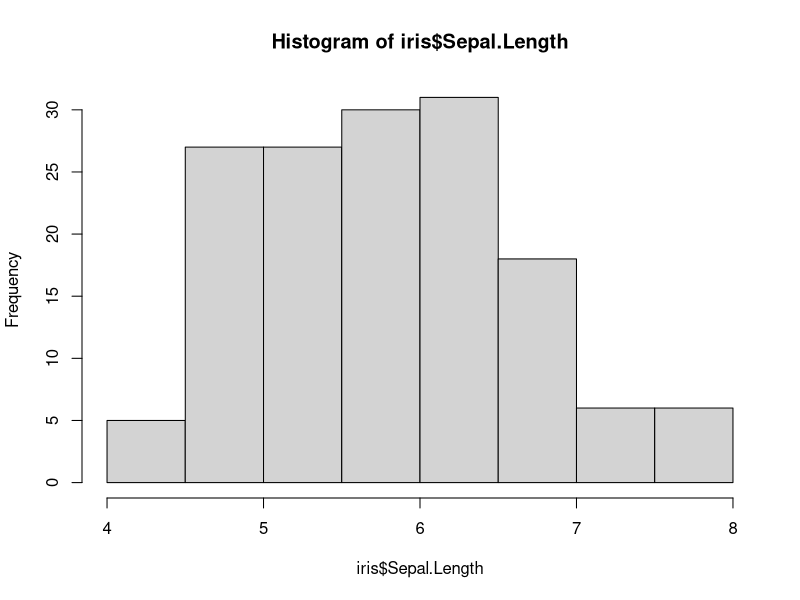
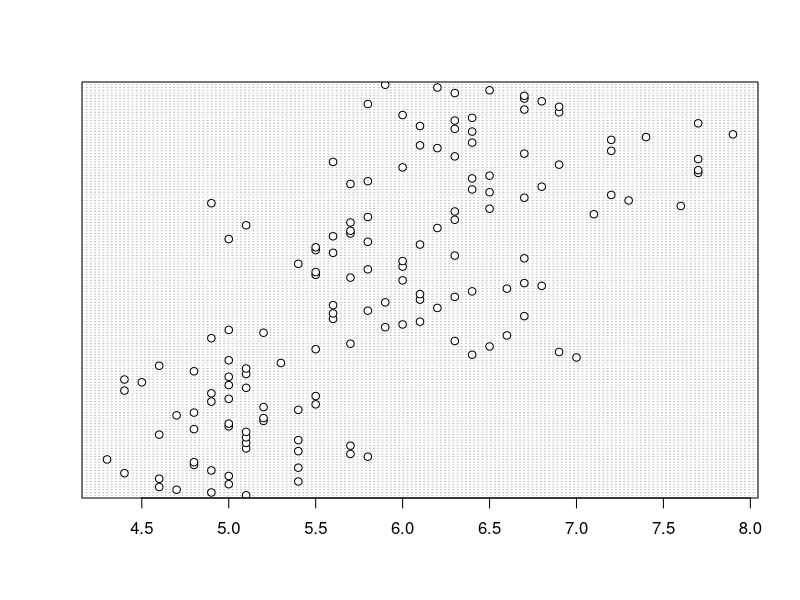
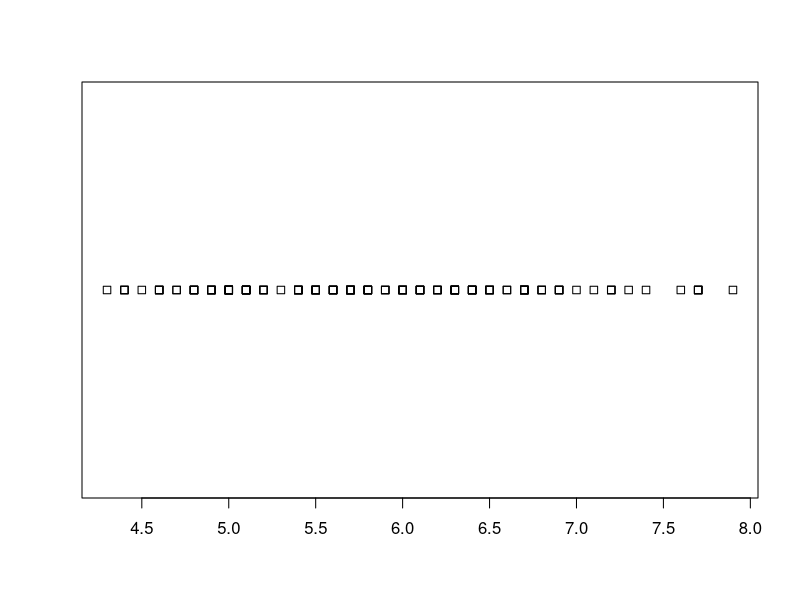
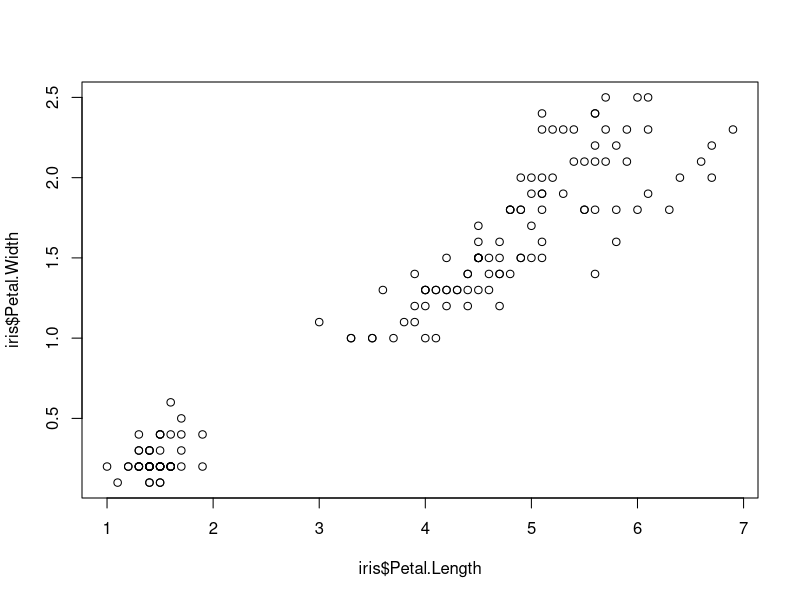
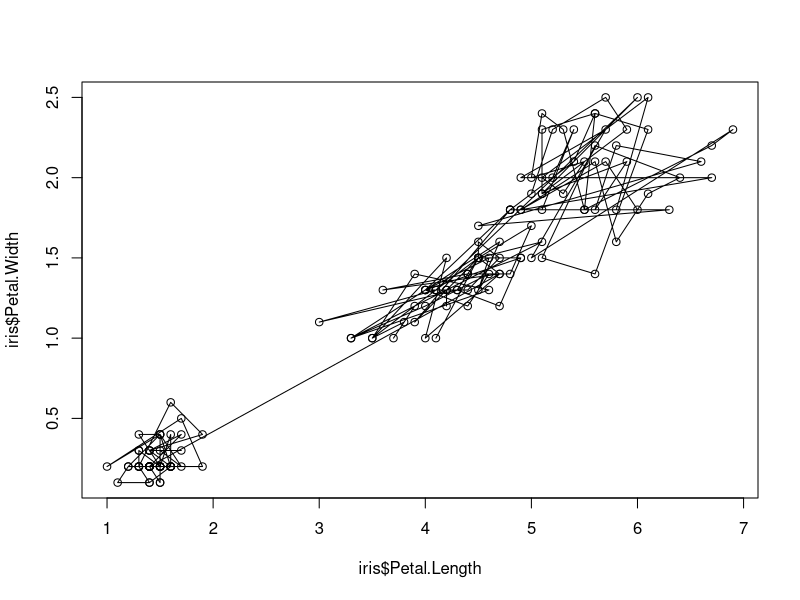
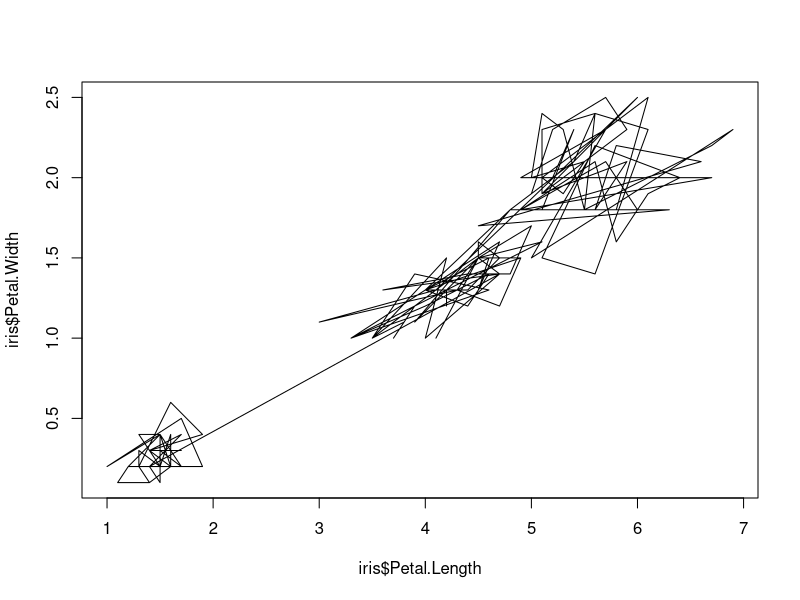
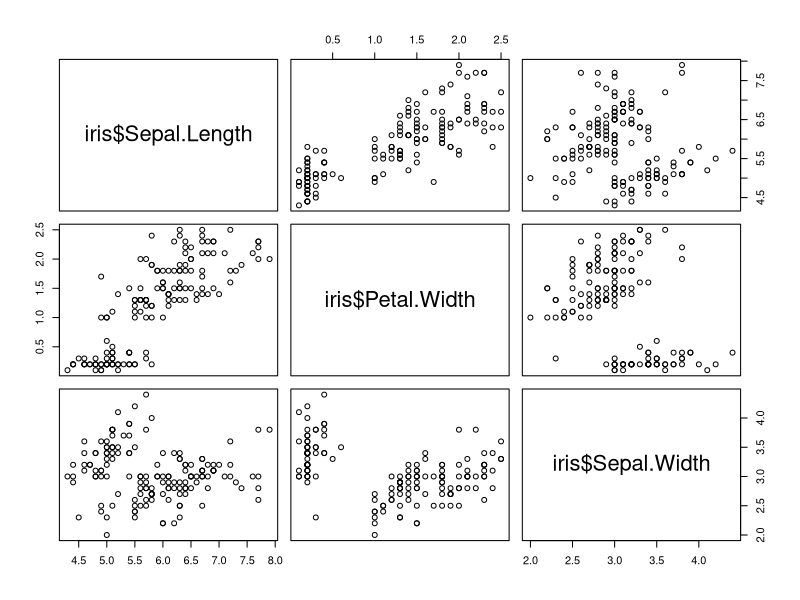
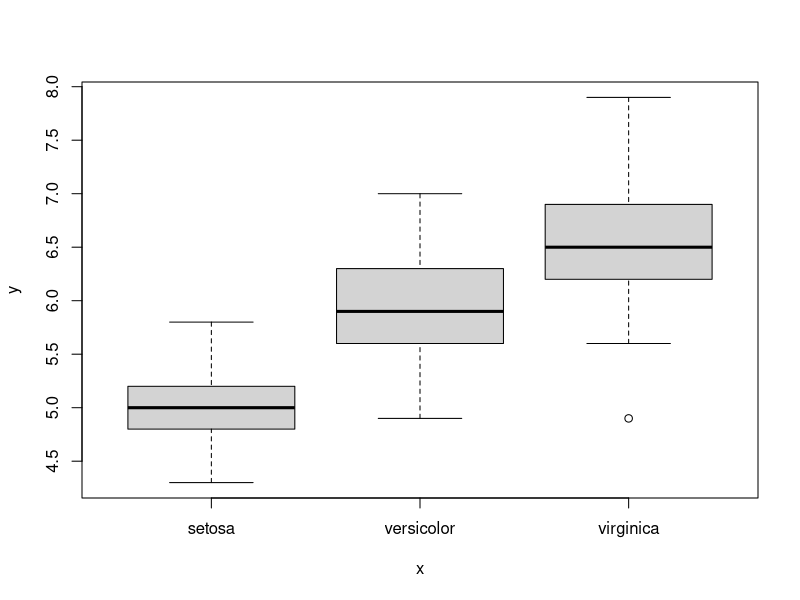

Recreate these plots in R, in order.


# Rstats Friday 1/2/2019 Visulisation in R (focus on ggplots) -- companion script (worked examples)
# Questions? erin.walsh@anu.edu.au


########################## General things

# First variable is X axis, second variable is Y axis
# Most plots can be built up in layers

########################## Exercise 01: Base R

# Load example dataset
  data("iris")
  
  # Check categorical varible is in correct format
  iris$Species<-as.factor(iris$Species)
  
  head(iris)

## Base plots
  
### Single variable
    hist(iris$Sepal.Length)
    
    dotchart(iris$Sepal.Length)
    
    stripchart(iris$Sepal.Length)
    
### Multi-variable
    plot(iris$Petal.Length, iris$Petal.Width)
    
    # Clear the plot:
    plot.new()
    # This does not work on its own: 
    lines(iris$Petal.Length, iris$Petal.Width)
    
    plot(iris$Petal.Length, iris$Petal.Width)
    lines(iris$Petal.Length, iris$Petal.Width)
    
    plot(iris$Petal.Length, iris$Petal.Width, type="l")
    
  # Pairs plot (multiple scatterplots)
    pairs(~iris$Sepal.Length + iris$Petal.Width + iris$Sepal.Width)
    
    plot(iris$Species, iris$Sepal.Length, type="b")
    plot(iris$Species, iris$Sepal.Length, type="b", notch=TRUE)
    
### Output of other functions or operations
  
  # Density plot (cousin of the histogram)
    sepal_density<-density(iris$Sepal.Length)
    plot(sepal_density)
  
  # Linear model diagnostics
    sepal_linear<-lm(iris$Sepal.Length ~iris$Petal.Width)
    plot(sepal_linear)  
    
  # Linear model output on points
    plot(iris$Sepal.Length ~iris$Petal.Width)
    abline(sepal_linear)

  # Bar plots
    sepal_table<-table(iris$Sepal.Length)
    barplot(sepal_table)
    barplot(sepal_table,horiz=TRUE)
  
  # Stacked bar plots  
    sepal_table_stacked<-table(iris$Species, iris$Sepal.Length)
    barplot(sepal_table_stacked)
    barplot(sepal_table_stacked, legend = names(table(iris$Species)))

  # Pie chart (Note: friends don't let friends use pie charts)
    petal_width_bins<-rep("Under 1", length(iris$Petal.Width))
    petal_width_bins[which(iris$Petal.Width>1)]<-"Over 1"
    petal_width_bins[which(iris$Petal.Width>2)]<-"Over 2"
    pie(table(petal_width_bins))

### Multiplots
    # First index is number of rows, second is number of columns. Default is 1,1...
    par(mfrow=c(1,1)) 
    hist(iris$Sepal.Length)
    
    par(mfrow=c(1,2)) 
    hist(iris$Sepal.Length)
    hist(iris$Sepal.Length)
    
    par(mfrow=c(2,1)) 
    hist(iris$Sepal.Length)
    hist(iris$Sepal.Length)
    
    par(mfrow=c(2,2)) 
    hist(iris$Sepal.Length)
    hist(iris$Sepal.Length)
    hist(iris$Sepal.Length)
    hist(iris$Sepal.Length)    
    
    # Automatically starts a new plot once old ones were full
    hist(iris$Sepal.Length)
    plot(sepal_density)
    stripchart(iris$Sepal.Length)
    barplot(sepal_table)
    
    # Good idea to put it back when you're done.
    par(mfrow=c(1,1)) 
    
    # clear changed options with dev.off(), resets all options and delete all graphes
    dev.off()
            
### Annotation
    plot(iris$Petal.Length, iris$Petal.Width)
    
    text(1,2.5, labels="Obscured text")
    text(1,2, labels="Text adjusted to 0", adj=0)    
    text(1,1.5, labels="Text adjusted to 0.5", adj=0.5)    
    text(1,1, labels="Text adjusted to 1", adj=1) 
    
    text(5,0.5, labels="Text with different X position")     
    
    text(4,2.5, labels="Obscured text")
    text(4,2, labels="Text adjusted to 0", adj=0)    
    text(4,1.5, labels="Text adjusted to 0.5", adj=0.5)    
    text(4,1, labels="Text adjusted to 1", adj=1)   
    
    
########################## Exercise 02: ggplots can be used just like base graphics    
    
    
    library(ggplot2)  # Version 3.2.5
    
### Single variable
    
    # hist(iris$Sepal.Length)
    # qplot(iris$Sepal.Length)
    ggplot(data=iris, aes(x=Sepal.Length)) + geom_histogram()
    
    # Not always the same behavior - often clearer than base R
    # dotchart(iris$Sepal.Length)
    ggplot(data=iris, aes(x=Sepal.Length)) + geom_dotplot()
    
    
    # stripchart(iris$Sepal.Length)
    # - No base ggplot version of a strip chart
    
    
### Multi-variable
    
    # plot(iris$Petal.Length, iris$Petal.Width)
    ggplot(data=iris, aes(x=Petal.Length, y=Petal.Width)) + geom_point()
    
    # plot(iris$Petal.Length, iris$Petal.Width, type="l")
    ggplot(data=iris, aes(x=Petal.Length, y=Petal.Width)) + geom_line()
    
    # pairs(~iris$Sepal.Length + iris$Petal.Width + iris$Sepal.Width)
    library(GGally)
    ggpairs(iris[,c("Sepal.Length","Petal.Width","Sepal.Width")])
    
    # plot(iris$Species, iris$Sepal.Length, type="b")
    ggplot(data=iris, aes(x=Species, y=Sepal.Length)) + geom_boxplot()
    
### Output of other functions or operations
    
    # sepal_density<-density(iris$Sepal.Length)
    # plot(sepal_density)
    ggplot(data=iris, aes(x=Sepal.Length)) + geom_density()
    
    # Linear model plot
    # sepal_linear<-lm(iris$Sepal.Length ~iris$Petal.Width)
    # plot(sepal_linear)  
    # - No base ggplot version of linear model diagnostics
    
    # plot(iris$Sepal.Length ~iris$Petal.Width)
    # abline(sepal_linear)
    ggplot(data=iris, aes(x=Sepal.Length, y=Petal.Width)) + geom_point() + geom_smooth(method="lm")
    
    # sepal_table<-table(iris$Sepal.Length)
    # barplot(sepal_table)
    ggplot(data=iris, aes(x=Sepal.Length)) + geom_bar()
    
    # sepal_table_stacked<-table(iris$Species, iris$Sepal.Length)
    # barplot(sepal_table_stacked)
    ggplot(data=iris, aes(x=Sepal.Length)) + geom_bar(aes(fill=Species))
    
    # petal_width_bins<-rep("Under 1", length(iris$Petal.Width))
    # petal_width_bins[which(iris$Petal.Width>1)]<-"Over 1"
    # petal_width_bins[which(iris$Petal.Width>2)]<-"Over 2"
    # pie(table(petal_width_bins))
    ggplot(iris, aes(x="", y=Petal.Width, fill=Species))+ geom_bar(width = 1, stat = "identity") + coord_polar("y", start=0)
        
### Multiplots
    # Base R begins par(mfrow=c(1,2))
    # There are two methods:
    # - Faceting on the basis of a factor in the data
    # - Making different plots and then combining them
    
    ggplot(data=iris, aes(x=Sepal.Length)) + geom_histogram() + facet_wrap(~Species)
    
    # Works across almost all plot types
    ggplot(data=iris, aes(x=Petal.Length, y=Petal.Width)) + geom_point() + facet_wrap(~Species)
    
    # Still works, even if it is redundant.
    ggplot(data=iris, aes(x=Species, y=Sepal.Length)) + geom_boxplot()+ facet_wrap(~Species)
    ggplot(data=iris, aes(x=Sepal.Length)) + geom_bar(aes(fill=Species))+ facet_wrap(~Species)
    
    
    # An external package: gridExtra()
    library(gridExtra)
    
    grid.arrange(ggplot(data=iris, aes(x=Sepal.Length)) + geom_histogram(),
                 ggplot(data=iris, aes(x=Sepal.Length)) + geom_histogram(),
                 ggplot(data=iris, aes(x=Sepal.Length)) + geom_histogram(),
                 ggplot(data=iris, aes(x=Sepal.Length)) + geom_histogram())
                    
    # This gives extra flexibility, e.g. specifying rows and columns
    grid.arrange(nrow=1,
                 ggplot(data=iris, aes(x=Sepal.Length)) + geom_histogram(),
                 ggplot(data=iris, aes(x=Sepal.Length)) + geom_histogram(),
                 ggplot(data=iris, aes(x=Sepal.Length)) + geom_histogram(),
                 ggplot(data=iris, aes(x=Sepal.Length)) + geom_histogram())
    
    grid.arrange(ncol=1,
                 ggplot(data=iris, aes(x=Sepal.Length)) + geom_histogram(),
                 ggplot(data=iris, aes(x=Sepal.Length)) + geom_histogram(),
                 ggplot(data=iris, aes(x=Sepal.Length)) + geom_histogram(),
                 ggplot(data=iris, aes(x=Sepal.Length)) + geom_histogram())    
    
    
    # Nesting can be done conveniently via Grobs:
    grid.arrange(ggplot(data=iris, aes(x=Sepal.Length)) + geom_histogram(),
                 arrangeGrob(nrow=1,
                     ggplot(data=iris, aes(x=Sepal.Length)) + geom_histogram(),
                     ggplot(data=iris, aes(x=Sepal.Length)) + geom_histogram(),
                     ggplot(data=iris, aes(x=Sepal.Length)) + geom_histogram())
                )
    
    # The major title is easily added
    grid.arrange(top ="This is a title",
                 ggplot(data=iris, aes(x=Sepal.Length)) + geom_histogram(),
                 arrangeGrob(nrow=1,
                             ggplot(data=iris, aes(x=Sepal.Length)) + geom_histogram(),
                             ggplot(data=iris, aes(x=Sepal.Length)) + geom_histogram(),
                             ggplot(data=iris, aes(x=Sepal.Length)) + geom_histogram())
                 )    
    
    
    # Both plots and grobs can be saved as objects
    plot_object<-ggplot(data=iris, aes(x=Sepal.Length)) + geom_histogram()
    grob_object<- arrangeGrob(nrow=1,
                              ggplot(data=iris, aes(x=Sepal.Length)) + geom_histogram(),
                              ggplot(data=iris, aes(x=Sepal.Length)) + geom_histogram(),
                              ggplot(data=iris, aes(x=Sepal.Length)) + geom_histogram())
    
    grid.arrange(plot_object,grob_object)
    
    # Used in combination with functions and loops, this is EXTREMELY convenient for iterative plotting.
      # Initiate list
      iterative_plot<-list()
      # Run a loop 10 times, creating a 10-plot long list
      for(i in 1:10){iterative_plot[[i]]<-ggplot(data=iris[sample(nrow(iris), 15), ], # Take a random sample of 15 cases of the iris data
                                               aes(x=Petal.Length, y=Petal.Width)) + geom_point()}
    
    do.call(grid.arrange, iterative_plot)
    
    # Adjusts automatically to however many you feed it
    do.call(grid.arrange, iterative_plot[1:4])
    
    # Can also take additional arguments (by giving grid.arrange a vector), such as a title for grid.arrange
    do.call(grid.arrange, c(iterative_plot[1:4], top="Title"))
    
    
### Annotation
    
    # plot(iris$Petal.Length, iris$Petal.Width)
    # text(5,0.5, labels="Text")    
    
    ggplot(data=iris, aes(x=Petal.Length, y=Petal.Width)) + geom_point() +
        geom_text(aes(x=5, y=0.5,label="Text"))
    
    
    
    
    
    
########################## Exercise 03: ggplots and the grammar of graphics
    
    ggplot(data=iris, aes(x=Sepal.Length, y=Petal.Width))
    ggplot(data=iris, aes(x=Sepal.Length, y=Petal.Width))+ scale_y_log10()
    ggplot(data=iris, aes(x=Sepal.Length, y=Petal.Width))+ scale_y_log10()+ geom_smooth() + geom_point()
    ggplot(data=iris, aes(x=Sepal.Length, y=Petal.Width))+ scale_y_log10()+ geom_smooth() + geom_point() + coord_polar()
    ggplot(data=iris, aes(x=Sepal.Length, y=Petal.Width))+ scale_y_log10()+ geom_smooth(colour="red") + geom_point(colour="blue") + coord_polar() + theme_bw()
    
    
########################## Exercise 04: the plot thickens
    
    
    base_cont<-ggplot(data=iris, aes(x=Sepal.Length))
    
    base_cont_cont<-ggplot(data=iris, aes(x=Sepal.Length, y=Petal.Width))
    
    base_cont_cat<-ggplot(data=iris, aes(x=Species, y=Petal.Width))
    
    square<-data.frame(x=c(1,2,2,1,1),
                       y=c(2,2,1,1,2))
    base_cont_shape<-ggplot(data=square, aes(x=x, y=y))

    
## Geoms    
  ## Continuous  
    base_cont + geom_bar()
    base_cont + geom_histogram()
    base_cont + geom_density()
    base_cont + geom_freqpoly()
    
  ## Continuous by continuous
    base_cont_cont + geom_point()
    base_cont_cont + geom_jitter()
    base_cont_cont + geom_line()
    base_cont_cont + geom_rug()
    base_cont_cont + geom_step()
    base_cont_cont + geom_tile()
    base_cont_cont + geom_bin2d()
    base_cont_cont + geom_hex()
    base_cont_cont + geom_quantile()
    base_cont_cont + geom_smooth()
    
  ## Continuous by categorical    
    base_cont_cat + geom_boxplot()
    base_cont_cat + geom_boxplot() + geom_jitter()
    
  ## Area or shape
    base_cont_shape + geom_path()
    base_cont_shape + geom_polygon()
    base_cont_shape + geom_area()
 
    
  ## Error bars
    # Prepare the data: this is one of many methods
      # Just grabbing summary stats by group
      summary_grabber<-function(x,group){data.frame(species=group,
                                                    Sepal.Length=mean(iris[which(iris$Species==group),x]),
                                                   sd=sd(iris[which(iris$Species==group),x]))}
      se_dat<-rbind(summary_grabber("Sepal.Length","setosa"),
                    summary_grabber("Sepal.Length","versicolor"),
                    summary_grabber("Sepal.Length","virginica"))
              
   
      se_dat$sd_lower<-se_dat$Sepal.Length-se_dat$sd
      se_dat$sd_upper<-se_dat$Sepal.Length+se_dat$sd
      
      bar_base<-ggplot(se_dat, aes(x=species, y=Sepal.Length)) + geom_bar(stat="identity")
      
      # geom_errorbar()
      # Note: geom_errorbarh() works the same, but for the x axis
      bar_base + geom_errorbar(ymin=se_dat$sd_lower,ymax=se_dat$sd_upper)
      
      # geom_linerange()
      bar_base + geom_linerange(ymin=se_dat$sd_lower,ymax=se_dat$sd_upper)
        
      # geom_pointrange()
      bar_base + geom_pointrange(ymin=se_dat$sd_lower,ymax=se_dat$sd_upper)
      
      # geom_crossbar()
      bar_base + geom_crossbar(ymin=se_dat$sd_lower,ymax=se_dat$sd_upper)
      
    
    
  ## Scales and axes
    # Limit the range
      base_cont_cont + xlim(0,5) + ylim(0,1)
      base_cont_cont + scale_x_continuous(limits=c(0,5)) + scale_y_continuous(limits=c(0,1))
    
    # Reverse the axes
      base_cont_cont + scale_x_reverse() + scale_y_reverse()
      
    # Transform the axes
      base_cont_cont + scale_x_log10() +scale_y_log10()
      base_cont_cont + scale_x_sqrt()  +scale_y_sqrt()
      base_cont_cont + coord_trans(x="log10", y="sqrt")
      
    
  ## Coords
    base_cont_cont
    base_cont_cont + coord_flip()
    base_cont_cont + coord_equal()
    base_cont_cont + coord_polar()

    
  ## Adding and changing text
    
    bar_base + geom_text(label="hello")
    bar_base + geom_text(label="hello", x=1)
    bar_base + geom_text(label="hello", x=1,y=1)
    bar_base + geom_text(label="hello", x=1,y=1, colour="white")    
    
    bar_base + ggtitle("Title for a plot")
    bar_base + xlab("X axis label") + ylab("Y axis label")
    
    
  ## Themes   
    base_cont_cont
    base_cont_cont + theme_grey() # This is the default
    base_cont_cont + theme_bw()
    base_cont_cont + theme_linedraw()
    base_cont_cont + theme_light()
    base_cont_cont + theme_dark()
    base_cont_cont + theme_minimal()
    base_cont_cont + theme_classic()
    base_cont_cont + theme_void()

    # Make your own 
        custom_theme <- theme(# Change text with element_text; same parameters for axis.title and axis.text
                                  plot.title = element_text(color = "blue", face = "bold", size=rel(2)), 
                              # Change the plot lines with element_line
                                  panel.grid.major = element_line(colour="red",linetype = "dotted"),
                              # Change plot background colour
                                  panel.background = element_rect(fill = "yellow")
                              )
  
    base_cont_cont + ggtitle("Your own theme") + custom_theme
    
    
    
    
    
    custom_theme <- theme(plot.title = element_text(color = "blue", face = "bold", size=rel(2)), 
                          panel.grid.major = element_line(colour="red",linetype = "dotted"),
                          panel.background = element_rect(fill = "yellow")
                          )
    

    # Recap: Geoms
      base_cont + geom_bar()
      base_cont_cont + geom_point()
      base_cont_cat + geom_boxplot()
      base_cont_shape + geom_path()
      
   # Recap: scales and axes
      base_cont + geom_bar() + scale_y_log10()
      base_cont_cont + geom_point() + scale_y_log10()
      base_cont_cat + geom_boxplot() + scale_y_log10()
      base_cont_shape + geom_path() + scale_y_log10()
    
    # Recap: Coords
      base_cont + geom_bar() + coord_equal()
      base_cont_cont + geom_point() + coord_equal()
      base_cont_cat + geom_boxplot() + coord_equal()
      base_cont_shape + geom_path() + coord_equal()
    
    # Recap: Adding and changing text  
      base_cont + geom_bar() + geom_text(label="hello", y=10, x=6)
      base_cont_cont + geom_point() + geom_text(label="hello", y=1,x=7)
      base_cont_cat + geom_boxplot() + geom_text(label="hello", y=1,x=1)
      base_cont_shape + geom_path() + geom_text(label="hello",y=1.5,x=1.5)
    
    # Recap: Themes   
      base_cont + geom_bar() + theme_bw()
      base_cont_cont + geom_point() + theme_bw()
      base_cont_cat + geom_boxplot() + theme_bw()
      base_cont_shape + geom_path() + theme_bw()
      
    
      
      
########################## Recommended further reading      
#
#   Broad grounding:    
#       Tufte, E., & Graves-Morris, P. (2014). The visual display of quantitative information.; 1983
#       Johnston, S. (2014) R Base graphics: an Idiot's guide http://rpubs.com/SusanEJohnston/7953 
#       Wilkinson, L. (2007) The grammar of graphics. Journal of statistical software 17(3). doi: 10.1002/wics.118
#       Wickham, H. (2016). ggplot2: elegant graphics for data analysis. Springer. 
#    
#   Topic specific:    
#       https://www.r-graph-gallery.com/ 
#       http://sape.inf.usi.ch/quick-reference/ggplot2/geom
#       https://bookdown.org/rdpeng/RProgDA/building-a-new-theme.html
      
      